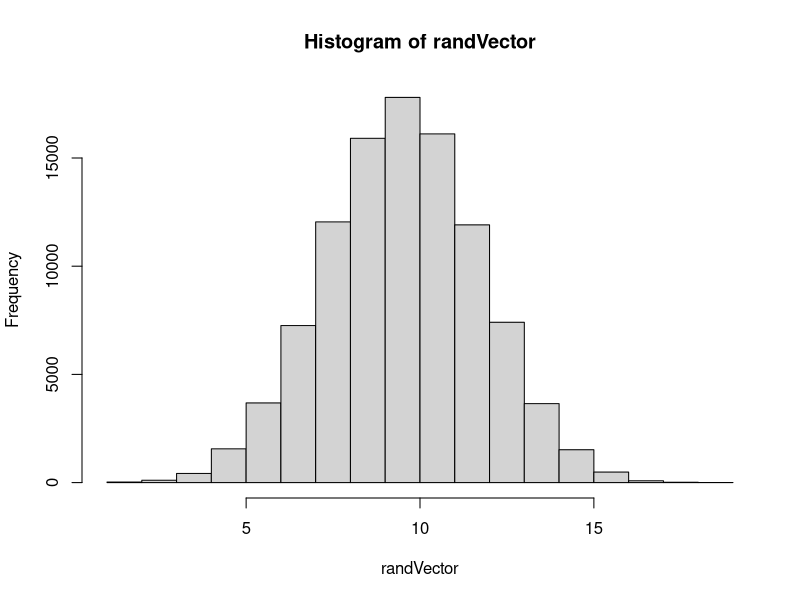
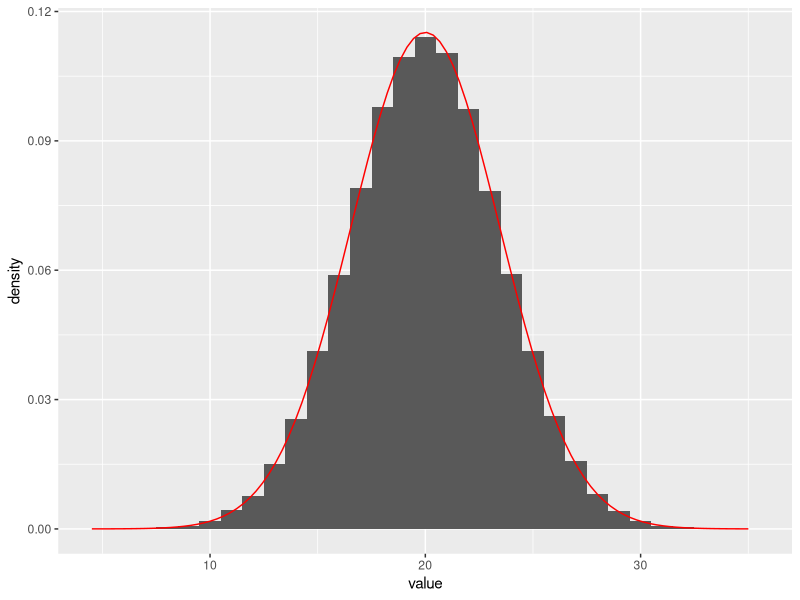
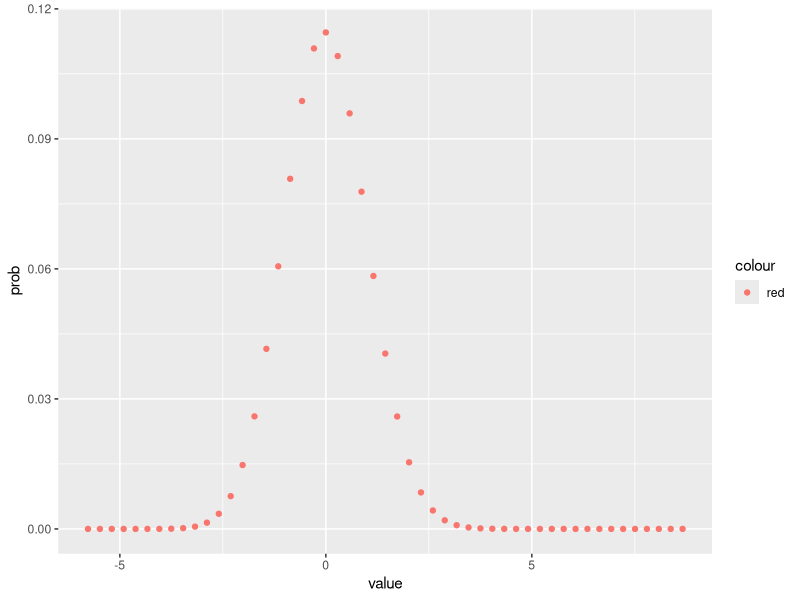
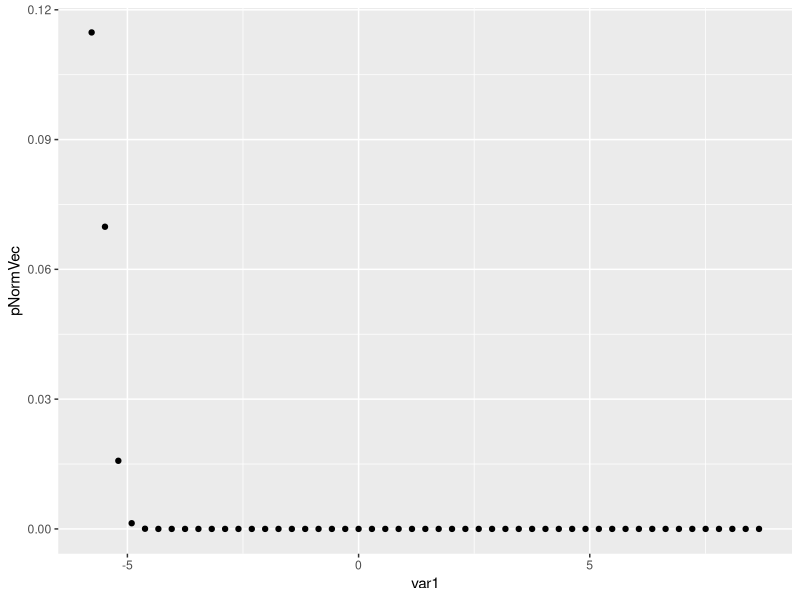

These figures' R source, in order:
## ---- chunk 1
knitr::opts_chunk$set(echo = TRUE)
library(tidyverse)
library(ggplot2)
library(knitr)

set.seed(7654321)
randBinom <- rbinom(100000, 20, .5)
randVector<-vector("numeric", 100000)
randVector = randBinom

## ---- chunk 2
hist(randVector)

## ---- chunk 3
rMean <- mean(randVector)
stdDev<-sd(randVector)
## ---- chunk 4
NormPlot= rnorm(100000, 20, sqrt(50 *0.4*(1-0.4)))
#hist(NormPlot)+geom_histogram(aes(y = ..density..),binwidth=1)
NormPlot <- data.frame(value = NormPlot)

g<- ggplot(NormPlot, aes(x=value)) +
        geom_histogram(aes(y = ..density..),binwidth=1) +
        stat_function(fun = dnorm, colour = "red",args = list(mean =20, sd = sqrt(50*.4*(1-.4))))
g
## ---- chunk 5
#set d
d=1/sqrt(50*0.4*(1-0.4))

#random variable

X<-function(x){(x-50*0.4)/(sqrt(50*0.4*(1-0.4)))}
pNormfun<-function(x, d){
  pnorm(x+d/2) - pnorm(x-d/2)
}
var1 <- X(0:50)
var2 <- (0:50)
probVar1 <- dbinom(0:50, 50, .4)
var1DF <- data.frame(value = var1, prob = probVar1)
g <- ggplot(var1DF, aes(x = value, y = prob)) + geom_point(aes(colour="red"))
g

#apply pnorm to each value in var1 +- d/2
#loop through in vector form, apply pnorm to a vector
#feed pnorm a vector as an x argument, plot points 

pNormVec<-sapply(var2, pNormfun, d=d)
pNormDat<-data.frame(pNormVec)
g<- ggplot(pNormDat, aes(x = var1 , y = pNormVec)) + geom_point()
g


## ---- chunk 6

## ---- chunk 7
